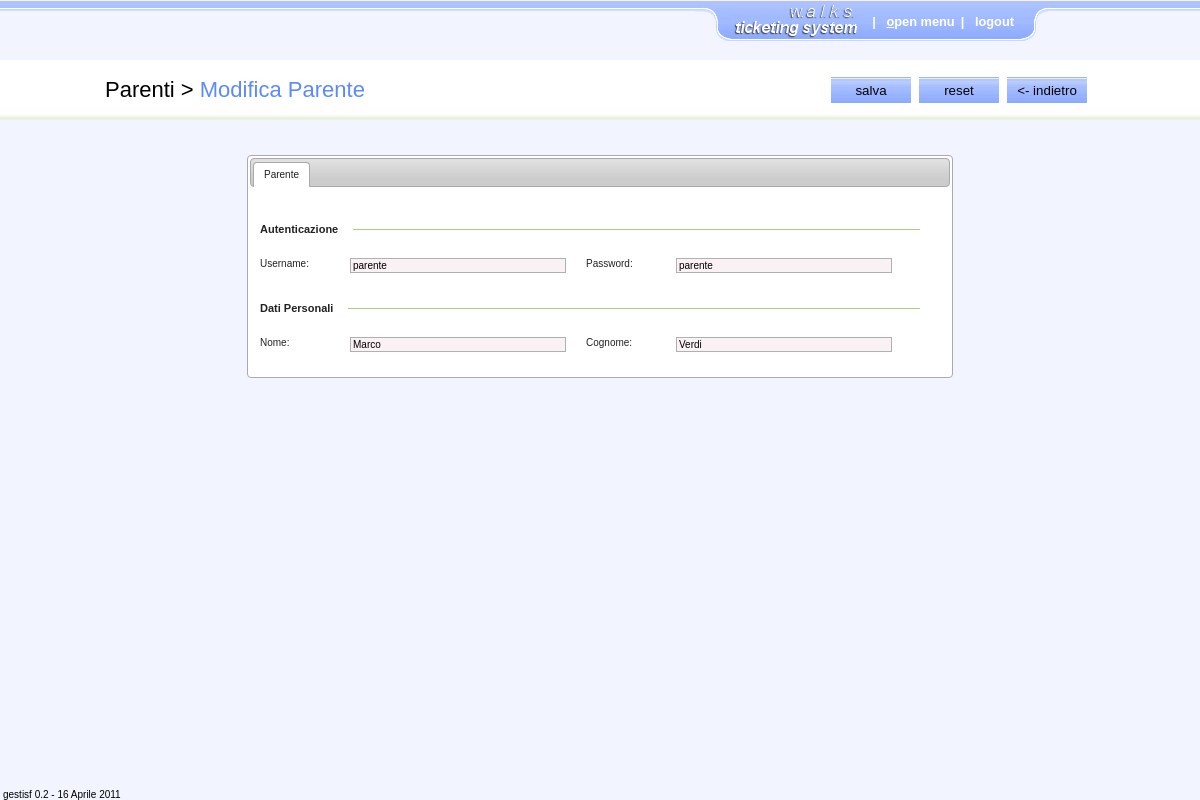
/content/relative_create.php?pagename=relative_edit&id=43 (signed in), run on the app's committed database.
### tables this page shows
CREATE TABLE `users` (
  `id` mediumint(9) NOT NULL AUTO_INCREMENT,
  `name` varchar(48) DEFAULT NULL,
  `surname` varchar(48) DEFAULT NULL,
  `birth_date` varchar(10) DEFAULT NULL,
  `gender` varchar(1) DEFAULT NULL,
  `ticket` varchar(32) DEFAULT NULL,
  `specialization` varchar(300) DEFAULT NULL,
  `username` varchar(48) DEFAULT NULL,
  `password` varchar(48) DEFAULT NULL,
  `user_type` varchar(15) DEFAULT NULL,
  `user_creation` varchar(1) NOT NULL DEFAULT '0',
  `medical_creation` varchar(1) NOT NULL DEFAULT '0',
  `patient_creation` varchar(1) NOT NULL DEFAULT '0',
  `relative_creation` varchar(1) NOT NULL DEFAULT '0',
  `dossier_creation` varchar(1) NOT NULL DEFAULT '0',
  `removable` int(1) NOT NULL DEFAULT '1',
  `medical_id` mediumint(9) DEFAULT NULL,
  `patient_id` mediumint(9) DEFAULT NULL,
  `email` varchar(30) DEFAULT NULL,
  PRIMARY KEY (`id`)
);

### content/ajax_init.php (called while the page is built, shortened)
<?
if (isset($_GET['pagename']) && ($_GET['pagename'] != '')) {
	$pagename = $_GET['pagename'];
}
switch ($pagename) {
	case 'relative_edit':
	$query = "SELECT * FROM users WHERE id = '" . $_GET['id'] . "' AND removable = '1';";
	$risultato = mysql_query($query) or die("Query fallita: " . mysql_error());
	$linea = mysql_fetch_array($risultato, MYSQL_ASSOC);
	break;
}
?>

### content/relative_create.php (the view, shortened to what this page needs)
<?
include ('ajax_init.php');
include ('header.php');
?>
<body>
<?	include ('menu.php'); ?>
<div id="container">
<?
$operationarea = "	<input type='button' name='submit:mainform' id='submit:mainform' value='salva' />
					<input type='reset' name='reset:mainform' id='reset:mainform' value='reset' />
					<input type='button' name='cancel' id='cancel' value='&lt;- indietro' />";
include ('messagearea.php');
?>
	<div id="content">
		<div id="fieldsetcontainer" class="sjbjl_tabbed">
			<ul>
				<li><a href="#tabs-1">Parente</a></li>
			</ul>
			<form name="mainform" id="mainform" action="#" method="post" class="sjbjl_form">
			<fieldset>
				<h4 class="spacer"><span>Autenticazione</span></h4>
				<div class="duenorma">
					<label for="username" class="uno">Username:</label>
					<input type="text" name="username" id="username"  class="due" value="<? echo $linea['username']; ?>" onkeypress="sjbjl_checkfield(this,event,'maxl=24,mandatory=true,valuetype=username,label=username');"></input>
					<label for="password" class="tre">Password:</label>
					<input type="text" name="password" id="password" class="quattro" value="<? echo $linea['password']; ?>" onkeypress="sjbjl_checkfield(this,event,'minl=6,maxl=24,mandatory=true,valuetype=password,label=password');"></input>
				</div>
				<h4 class="spacer"><span>Dati Personali</span></h4>
				<div class="duenorma">
					<label for="name" class="uno">Nome:</label>
					<input type="text" name="name" id="name"  class="due" value="<? echo $linea['name']; ?>" onkeypress="sjbjl_checkfield(this,event,'maxl=48,mandatory=true,valuetype=alphanumeric_blank,label=nome');"></input>
					<label for="surname" class="tre">Cognome:</label>
					<input type="text" name="surname" id="surname"  class="quattro" value="<? echo $linea['surname']; ?>" onkeypress="sjbjl_checkfield(this,event,'maxl=48,mandatory=true,valuetype=alphanumeric_blank,label=cognome');"></input>
				</div>
			</fieldset>
			</form>
		</div>
	</div>
</div>
<? include ('footer.php'); ?>
</body>
</html>

### sjbjl/css/sjbjl.general.css (style rules this page uses)
html { overflow:auto; }
body,form,fieldset { margin:0; padding:0; }
a { text-decoration:none; }
input { background-color:#ffffff; border-width:1px; border-style:solid; border-color:#d0d0d0; }
input.mandatory, input.mandatory_true { background-color:#f9f1f3; }
.sjbjl_tabbed { visibility:hidden; }

### css/general.css (style rules this page uses)
body { font-family:Arial, Helvetica, sans-serif; background-color:#f2f5ff; }
form { float:left; }
a { color:#000000; }
div#container { width:100%; min-height:600px; text-align:center; }
div#content { width:990px; min-height:400px; margin:35px auto auto auto; text-align:left; }
div#fieldsetcontainer { width:700px; min-height:200px; overflow:hidden; font-size:10px; margin:0 auto; }
div#fieldsetcontainer fieldset { margin-top:15px; margin-bottom:15px; border:0 none; }
div#fieldsetcontainer fieldset input { border:1px solid #b0b0b0; }
div#fieldsetcontainer fieldset label { height:14px; text-align:left; font-family:Verdana,Arial,helvetica,sans-serif; font-size:10px; }
div.fieldsetrow, div.enable, div.userabil, div.dueabil, div.duenorma, div.unonorma { float:left; clear:left; width:665px; height:auto; margin:8px auto 8px 10px; }
div.duenorma .uno { clear:left; float:left; width:90px; }
div.duenorma .due { float:left; width:210px; }
div.duenorma .tre { float:left; width:90px; margin:auto auto auto 20px; }
div.duenorma .quattro { float:left; width:210px; }
h4.spacer { float:left; width:660px; height:16px; margin:20px auto 12px 10px; background-image:url(../images/spacer_background.gif); background-position:left center; background-repeat:no-repeat; }
h4.spacer span { display:block; border-right:10px solid #ffffff; float:left; padding-right:5px; font-size:11px; line-height:14px; background-color:#ffffff; }
div#messageareacontent div#operationarea input { float:left; width:80px; height:26px; margin:17px 8px auto auto; border:0 none; background-image:url(../images/generalbutton.jpg); background-position:center center; background-repeat:repeat-x; }

### data on the page
users: username "parente", password "parente", name "Marco", surname "Verdi"

### other printed values
$menusezione "Parenti"
$menufunzione "Modifica Parente"
$version "gestisf 0.2 - 16 Aprile 2011"
